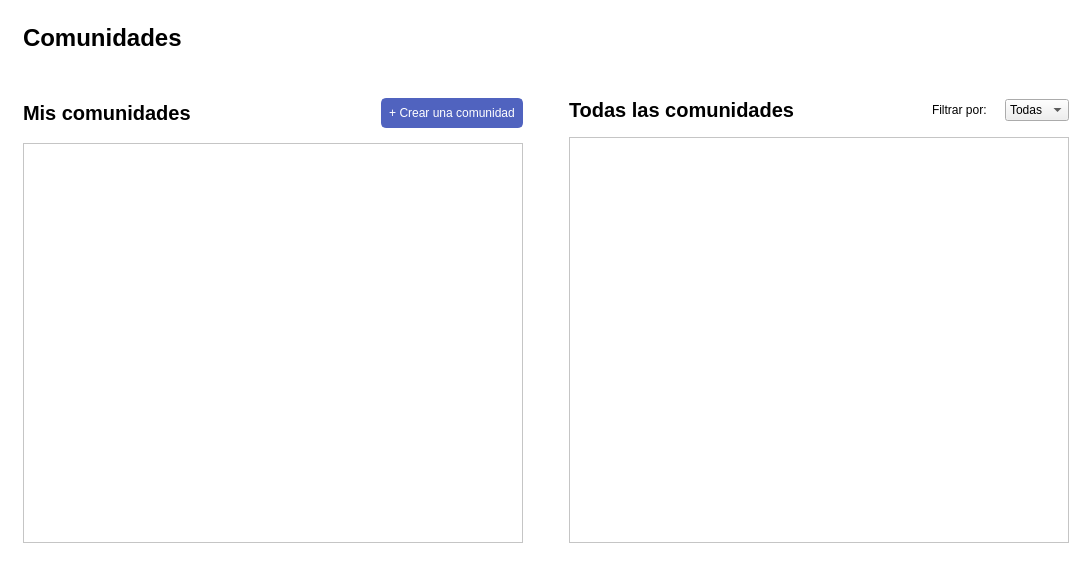
<?xml version="1.0" encoding="UTF-8"?>
<ui version="4.0">
 <class>ventanaComunidades</class>
 <widget class="QMainWindow" name="ventanaComunidades">
  <property name="geometry">
   <rect>
    <x>0</x>
    <y>0</y>
    <width>1091</width>
    <height>566</height>
   </rect>
  </property>
  <property name="windowTitle">
   <string>Comunidades</string>
  </property>
  <property name="styleSheet">
   <string notr="true">QMainWindow{
	background-color: rgb(255, 255, 255);
}

QListWidget{
	background-color: rgb(255, 255, 255);
}

#btnCrearUnaComunidad{
	background-color: rgb(80, 99, 191);
	color: rgb(255, 255, 255);
	border: 2px solid rgb(80, 99, 191);
	border-radius: 5px;
	padding: 6px;
}

#btnCrearUnaComunidad:hover,
#btnCrearUnaComunidad:clicked{
	background-color: rgb(65, 84, 176);
	border: 2px solid rgb(65, 84, 176);
}
</string>
  </property>
  <widget class="QWidget" name="centralwidget">
   <layout class="QGridLayout" name="gridLayout">
    <item row="0" column="1">
     <spacer name="verticalSpacer_2">
      <property name="orientation">
       <enum>Qt::Orientation::Vertical</enum>
      </property>
      <property name="sizeHint" stdset="0">
       <size>
        <width>20</width>
        <height>10</height>
       </size>
      </property>
     </spacer>
    </item>
    <item row="1" column="0">
     <spacer name="horizontalSpacer_4">
      <property name="orientation">
       <enum>Qt::Orientation::Horizontal</enum>
      </property>
      <property name="sizeHint" stdset="0">
       <size>
        <width>12</width>
        <height>20</height>
       </size>
      </property>
     </spacer>
    </item>
    <item row="1" column="1">
     <layout class="QVBoxLayout" name="verticalLayout_3">
      <item>
       <widget class="QLabel" name="label">
        <property name="font">
         <font>
          <pointsize>18</pointsize>
          <bold>true</bold>
         </font>
        </property>
        <property name="text">
         <string>Comunidades</string>
        </property>
       </widget>
      </item>
      <item>
       <spacer name="verticalSpacer">
        <property name="orientation">
         <enum>Qt::Orientation::Vertical</enum>
        </property>
        <property name="sizeHint" stdset="0">
         <size>
          <width>20</width>
          <height>40</height>
         </size>
        </property>
       </spacer>
      </item>
      <item>
       <layout class="QHBoxLayout" name="horizontalLayout_4">
        <item>
         <layout class="QVBoxLayout" name="verticalLayout">
          <property name="spacing">
           <number>15</number>
          </property>
          <item>
           <layout class="QHBoxLayout" name="horizontalLayout">
            <item>
             <widget class="QLabel" name="label_2">
              <property name="font">
               <font>
                <pointsize>15</pointsize>
                <bold>true</bold>
               </font>
              </property>
              <property name="text">
               <string>Mis comunidades</string>
              </property>
             </widget>
            </item>
            <item>
             <spacer name="horizontalSpacer">
              <property name="orientation">
               <enum>Qt::Orientation::Horizontal</enum>
              </property>
              <property name="sizeHint" stdset="0">
               <size>
                <width>40</width>
                <height>20</height>
               </size>
              </property>
             </spacer>
            </item>
            <item>
             <widget class="QPushButton" name="btnCrearUnaComunidad">
              <property name="text">
               <string>+ Crear una comunidad</string>
              </property>
             </widget>
            </item>
           </layout>
          </item>
          <item>
           <widget class="QListWidget" name="listMisComunidades">
            <property name="minimumSize">
             <size>
              <width>500</width>
              <height>400</height>
             </size>
            </property>
           </widget>
          </item>
         </layout>
        </item>
        <item>
         <spacer name="horizontalSpacer_3">
          <property name="orientation">
           <enum>Qt::Orientation::Horizontal</enum>
          </property>
          <property name="sizeHint" stdset="0">
           <size>
            <width>40</width>
            <height>20</height>
           </size>
          </property>
         </spacer>
        </item>
        <item>
         <layout class="QVBoxLayout" name="verticalLayout_2">
          <property name="spacing">
           <number>15</number>
          </property>
          <item>
           <layout class="QHBoxLayout" name="horizontalLayout_3">
            <item>
             <widget class="QLabel" name="label_3">
              <property name="font">
               <font>
                <pointsize>15</pointsize>
                <bold>true</bold>
               </font>
              </property>
              <property name="text">
               <string>Todas las comunidades</string>
              </property>
             </widget>
            </item>
            <item>
             <spacer name="horizontalSpacer_2">
              <property name="orientation">
               <enum>Qt::Orientation::Horizontal</enum>
              </property>
              <property name="sizeHint" stdset="0">
               <size>
                <width>40</width>
                <height>20</height>
               </size>
              </property>
             </spacer>
            </item>
            <item>
             <layout class="QHBoxLayout" name="horizontalLayout_2">
              <item>
               <widget class="QLabel" name="label_4">
                <property name="text">
                 <string>Filtrar por: </string>
                </property>
               </widget>
              </item>
              <item>
               <widget class="QComboBox" name="cmbFiltroComunidades">
                <item>
                 <property name="text">
                  <string>Todas</string>
                 </property>
                </item>
                <item>
                 <property name="text">
                  <string>Unido</string>
                 </property>
                </item>
               </widget>
              </item>
             </layout>
            </item>
           </layout>
          </item>
          <item>
           <widget class="QListWidget" name="listTodasComunidades">
            <property name="minimumSize">
             <size>
              <width>500</width>
              <height>400</height>
             </size>
            </property>
           </widget>
          </item>
         </layout>
        </item>
       </layout>
      </item>
     </layout>
    </item>
    <item row="1" column="2">
     <spacer name="horizontalSpacer_5">
      <property name="orientation">
       <enum>Qt::Orientation::Horizontal</enum>
      </property>
      <property name="sizeHint" stdset="0">
       <size>
        <width>12</width>
        <height>20</height>
       </size>
      </property>
     </spacer>
    </item>
    <item row="2" column="1">
     <spacer name="verticalSpacer_3">
      <property name="orientation">
       <enum>Qt::Orientation::Vertical</enum>
      </property>
      <property name="sizeHint" stdset="0">
       <size>
        <width>20</width>
        <height>10</height>
       </size>
      </property>
     </spacer>
    </item>
   </layout>
  </widget>
 </widget>
 <resources/>
 <connections/>
</ui>
